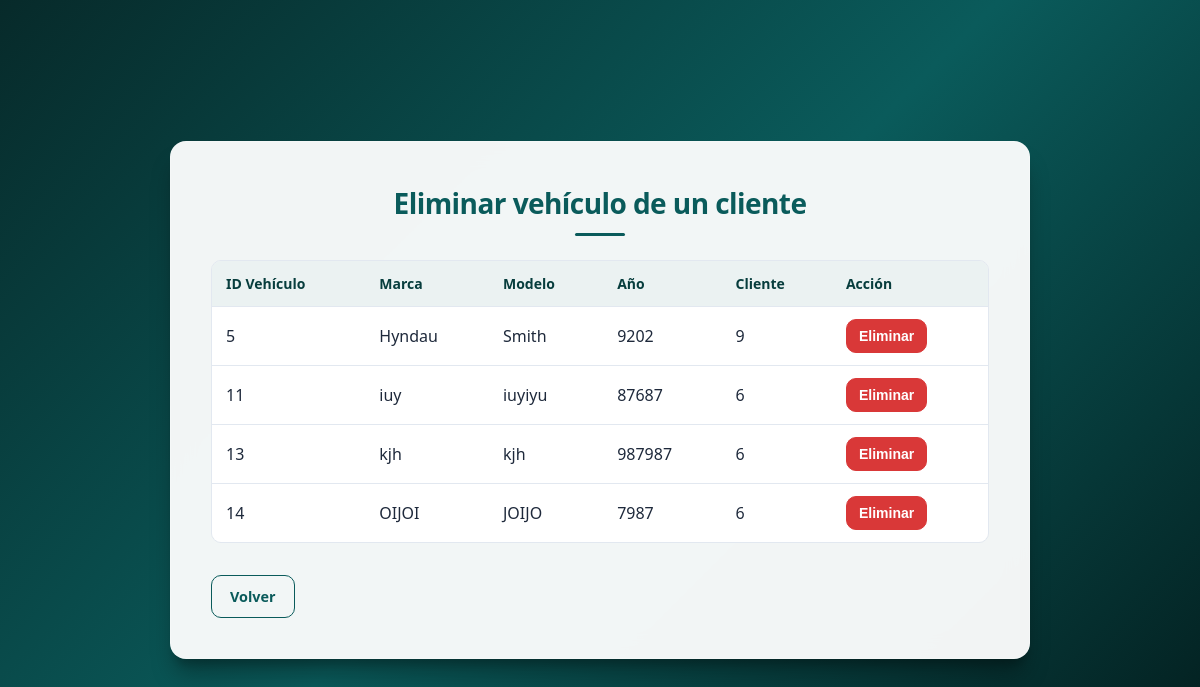
/automotora/listarBorrar (signed in), run on the app's committed database.
### automotora/models.py (models this page shows)
class Vehiculo(models.Model):
    id_vehiculo = models.AutoField(primary_key=True)
    marca = models.CharField(max_length=50)
    modelo = models.CharField(max_length=50)
    anio = models.IntegerField()
    cliente = models.ForeignKey(Cliente, on_delete=models.CASCADE)

### automotora/views.py (the view)
# urls.py: path('listarBorrar', listarBorrar, name='listarBorrar'),
@requiere_sesion
def listarBorrar(request):
    vehiculos = Vehiculo.objects.all()
    clientes = Cliente.objects.all()
    return render(request,
                  'automotora/eliminar_vehiculo_cliente.html',{"vehiculos":vehiculos,
                                                               "clientes":clientes})

### automotora/views.py (called while the page is built)
def requiere_sesion(view_func):
    @wraps(view_func)
    def wrapper(request, *args, **kwargs):
        if not request.session.get('usuario_id'):
            return redirect('login')
        return view_func(request, *args, **kwargs)
    return wrapper

### automotora/templates/automotora/eliminar_vehiculo_cliente.html (shortened to what this page needs)
{% load static %}
<!DOCTYPE html>
<html lang="es">
<head>
    <link rel="stylesheet" href="{% static 'automotora/css/styles.css' %}">
</head>
<body>
    <main class="container-wrapper">
        <section class="card-panel card-wide">
            <h1 class="page-title">Eliminar vehículo de un cliente</h1>
            <div class="table-responsive">
                <table class="data-table">
                    <thead>
                        <tr>
                            <th>ID Vehículo</th>
                            <th>Marca</th>
                            <th>Modelo</th>
                            <th>Año</th>
                            <th>Cliente</th>
                            <th>Acción</th>
                        </tr>
                    </thead>
                    <tbody>
                        {% for vehiculo in vehiculos %}
                        <tr>
                            <td>{{ vehiculo.id_vehiculo }}</td>
                            <td>{{ vehiculo.marca }}</td>
                            <td>{{ vehiculo.modelo }}</td>
                            <td>{{ vehiculo.anio }}</td>
                            <td>{{ vehiculo.cliente_id }}</td>
                            <td>
                                <form class="table-action" method="post" action="{% url 'eliminar_vehiculo' %}"
                                    onsubmit="return confirm('¿Eliminar el vehículo {{ vehiculo.marca }} {{ vehiculo.modelo }}?');">
                                    <input class="btn-danger" type="submit" value="Eliminar">
                                </form>
                            </td>
                        </tr>
                        {% empty %}
                        <tr><td class="empty-cell" colspan="6">No hay vehículos.</td></tr>
                        {% endfor %}
                    </tbody>
                </table>
            </div>
            <footer class="actions-footer">
                <a class="btn-back" href="{% url 'home_page' %}">Volver</a>
            </footer>
        </section>
    </main>
</body>
</html>

### automotora/static/automotora/css/styles.css (style rules this page uses)
:root { --primary-color: #0a5b5b; --primary-dark: #073d3d; --primary-light: #127a7a; --accent-red: #d93838; --accent-red-hover: #b82a2a; --bg-gradient: linear-gradient(135deg, #072a2a 0%, #0a5b5b 50%, #031c1c 100%); --card-bg: rgba(255, 255, 255, 0.95); --text-main: #1e293b; --text-muted: #64748b; --border-color: #e2e8f0; --shadow-subtle: 0 4px 6px -1px rgba(0, 0, 0, 0.05), 0 2px 4px -1px rgba(0, 0, 0, 0.03); --shadow-elevated: 0 20px 25px -5px rgba(0, 0, 0, 0.3), 0 10px 10px -5px rgba(0, 0, 0, 0.2); --radius-md: 10px; --radius-lg: 16px; --transition: all 0.25s cubic-bezier(0.4, 0, 0.2, 1); }
* { box-sizing: border-box; }
html, body { margin: 0; padding: 0; min-height: 100vh; }
body { font-family: 'Segoe UI', system-ui, -apple-system, BlinkMacSystemFont, Roboto, sans-serif; background: var(--bg-gradient); background-attachment: fixed; color: var(--text-main); display: flex; justify-content: center; align-items: center; line-height: 1.5; }
.container-wrapper { width: 100%; min-height: 100vh; display: flex; justify-content: center; align-items: center; padding: 32px 16px; }
.card-panel { background: var(--card-bg); backdrop-filter: blur(12px); -webkit-backdrop-filter: blur(12px); padding: 40px; width: 100%; border-radius: var(--radius-lg); box-shadow: var(--shadow-elevated); border: 1px solid rgba(255, 255, 255, 0.2); }
.card-wide { max-width: 860px; }
.actions-footer { margin-top: 32px; display: flex; justify-content: flex-start; }
.btn-back { display: inline-flex; align-items: center; padding: 10px 18px; background-color: transparent; color: var(--primary-color); border: 1.5px solid var(--primary-color); border-radius: var(--radius-md); font-weight: 600; text-decoration: none; font-size: 0.9rem; transition: var(--transition); }
.page-title { margin: 0 0 24px; padding-bottom: 12px; color: var(--primary-color); font-size: 1.75rem; font-weight: 700; letter-spacing: -0.02em; text-align: center; position: relative; }
.page-title::after { content: ''; position: absolute; bottom: 0; left: 50%; transform: translateX(-50%); width: 50px; height: 3px; background: var(--primary-color); border-radius: 2px; }
.table-responsive { width: 100%; overflow-x: auto; border: 1px solid var(--border-color); border-radius: var(--radius-md); }
.data-table { width: 100%; min-width: 560px; border-collapse: collapse; background: #ffffff; text-align: left; }
.data-table th, .data-table td { padding: 12px 14px; border-bottom: 1px solid var(--border-color); vertical-align: middle; }
.data-table th { background: rgba(10, 91, 91, 0.08); color: var(--primary-dark); font-size: 0.875rem; font-weight: 700; white-space: nowrap; }
.data-table tbody tr:last-child td { border-bottom: 0; }
.table-action { margin: 0; }
.btn-danger { padding: 8px 12px; color: #ffffff; background: var(--accent-red); border: 1px solid var(--accent-red); border-radius: var(--radius-md); font-size: 0.875rem; font-weight: 600; cursor: pointer; transition: var(--transition); }

### data on the page
Vehiculo: id_vehiculo "5", marca "Hyndau", modelo "Smith", anio "9202", cliente_id "9"
Vehiculo: id_vehiculo "11", marca "iuy", modelo "iuyiyu", anio "87687", cliente_id "6"
Vehiculo: id_vehiculo "13", marca "kjh", modelo "kjh", anio "987987", cliente_id "6"
Vehiculo: id_vehiculo "14", marca "OIJOI", modelo "JOIJO", anio "7987", cliente_id "6"
